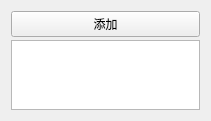
<?xml version="1.0" encoding="UTF-8"?>
<ui version="4.0">
 <class>Form</class>
 <widget class="QWidget" name="Form">
  <property name="geometry">
   <rect>
    <x>0</x>
    <y>0</y>
    <width>211</width>
    <height>89</height>
   </rect>
  </property>
  <property name="windowTitle">
   <string>Form</string>
  </property>
  <layout class="QGridLayout" name="gridLayout">
   <property name="horizontalSpacing">
    <number>6</number>
   </property>
   <property name="verticalSpacing">
    <number>3</number>
   </property>
   <item row="1" column="0">
    <widget class="PreQTableWidget" name="tableWidget">
     <attribute name="horizontalHeaderVisible">
      <bool>false</bool>
     </attribute>
     <attribute name="horizontalHeaderCascadingSectionResizes">
      <bool>true</bool>
     </attribute>
     <attribute name="horizontalHeaderShowSortIndicator" stdset="0">
      <bool>false</bool>
     </attribute>
     <attribute name="horizontalHeaderStretchLastSection">
      <bool>true</bool>
     </attribute>
     <attribute name="verticalHeaderVisible">
      <bool>false</bool>
     </attribute>
     <attribute name="verticalHeaderCascadingSectionResizes">
      <bool>false</bool>
     </attribute>
     <attribute name="verticalHeaderStretchLastSection">
      <bool>false</bool>
     </attribute>
     <column>
      <property name="text">
       <string/>
      </property>
     </column>
    </widget>
   </item>
   <item row="0" column="0">
    <widget class="QPushButton" name="pushButton">
     <property name="text">
      <string>添加</string>
     </property>
    </widget>
   </item>
  </layout>
 </widget>
 <customwidgets>
  <customwidget>
   <class>PreQTableWidget</class>
   <extends>QTableWidget</extends>
   <header location="global">preqtablewidget.h</header>
  </customwidget>
 </customwidgets>
 <resources/>
 <connections/>
</ui>
